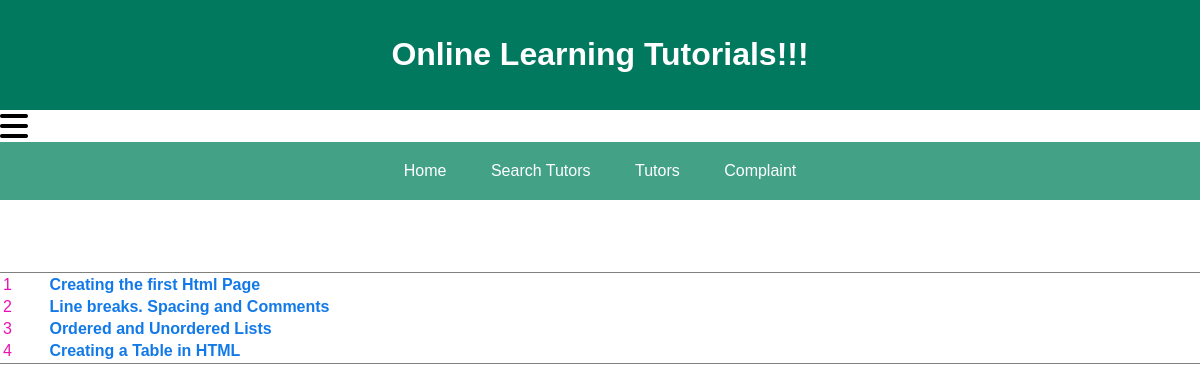
Screenshot of /ShowLectures.php?id=13 with the database file from the repository.
### tables this page shows
CREATE TABLE IF NOT EXISTS `VideoLinks` (
  `Id` int(10) NOT NULL,
  `Username` varchar(40) NOT NULL,
  `Course` varchar(40) NOT NULL,
  `VideoName` varchar(50) NOT NULL,
  `VideoLink` varchar(400) NOT NULL
);

### ShowLectures.php (the view, shortened to what this page needs)
<!DOCTYPE html>
<html>
 <head>
  <link rel="stylesheet" type="text/css" href="style.css">
  <link rel="stylesheet" type="text/css" href="font-awesome.min.css">
 </head>
 <body>
	  <header>
	   <h1> Online Learning Tutorials!!! </h1>
	  </header>
	  <nav>
	   <div>
		<i class="fa fa-bars fa-2x"></i>
	   </div>
	   <ul>
		<li><a href="Member_Load.php">Home</a></li>
		<li><a href="Search_Tutors.php">Search Tutors</a></li>
		<li><a href="test.php">Tutors</a></li>
		<li><a href="#">Complaint</a></li>
	   </ul>
	  </nav>
	  <div>
		<?php
		 include 'Db.php';
		 if(isset($_GET['id']))
		 {
			 $TutorId=$_GET['id'];
			 if(!empty($TutorId))
			 {
				$query="SELECT * FROM `AddTutors` WHERE Id='$TutorId'";
				$query_result=mysqli_query($conn,$query);
				while($rows=mysqli_fetch_assoc($query_result))
				{
					$count=0;
					$Course=$rows['Course'];
					$Instructor_Username=$rows['Username'];
					$query1="SELECT * FROM `VideoLinks` WHERE Username='$Instructor_Username' and Course='$Course'";
					$query_result1=mysqli_query($conn,$query1);
					echo '<table frame="hsides" width="100%">';
					while($rows1=mysqli_fetch_assoc($query_result1))
					{
						$VideoName=$rows1['VideoName'];
						$VideoId=$rows1['Id'];
						echo '<tr><td style="color:#e812b4;">'.++$count.'</td><td><a href="Watch.php?id='.$VideoId.'" style="text-decoration:none;"><b style="color:#1279e8;">'.$VideoName.'</b></a></td></tr>';
						echo '<br>';
					}
					echo '</table>';
				}
			 }
		 }
		?>
	  </div>
 </body>
</html>

### style.css (style rules this page uses)
body { margin:0; padding:0; font-family: sans-serif; }
header { background: #00795f; width: 100%; padding: 15px 0; color: #fff; text-align: center; }
nav ul { background-color:#43a286; overflow: hidden; color:#fff; padding: 0; text-align: center; margin:0; }
nav ul li { display: inline-block; padding: 20px; }
nav ul li a { text-decoration:none; color:inherit; }

### rows the page displays
videolinks: VideoName "Creating the first Html Page"
videolinks: VideoName "Line breaks. Spacing and Comments"
videolinks: VideoName "Ordered and Unordered Lists"
videolinks: VideoName "Creating a Table in HTML"
